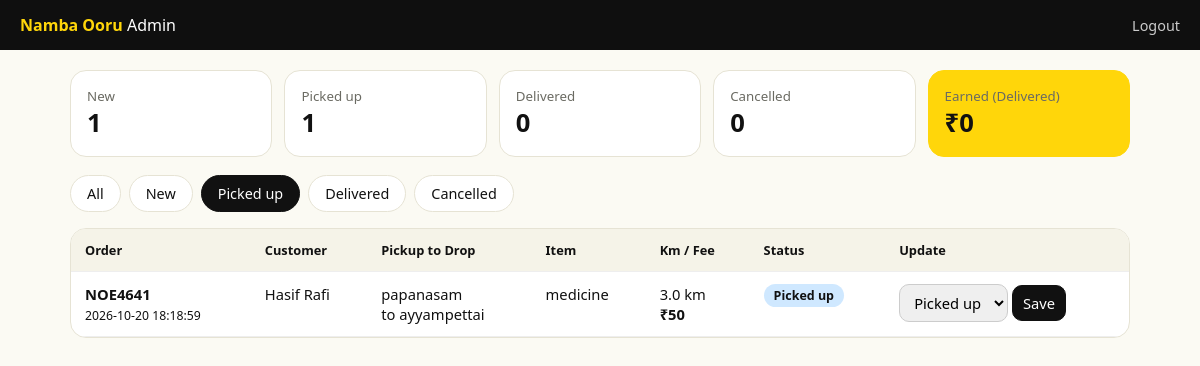
Page /admin?status=Picked+up (signed in) on the committed database.
### tables this page shows
CREATE TABLE orders (
                id INTEGER PRIMARY KEY AUTOINCREMENT,
                code TEXT UNIQUE,
                name TEXT,
                pickup TEXT,
                drop_loc TEXT,
                item TEXT,
                km REAL,
                fee INTEGER,
                status TEXT DEFAULT 'New',
                created_at TEXT DEFAULT CURRENT_TIMESTAMP
            );

### app.py (the view)
@app.route("/admin")
def admin():
    if not is_admin():
        return redirect(url_for("admin_login"))
    selected = request.args.get("status", "")
    with get_db() as db:
        if selected in STATUSES:
            orders = db.execute(
                "SELECT * FROM orders WHERE status=? ORDER BY id DESC", (selected,)
            ).fetchall()
        else:
            orders = db.execute("SELECT * FROM orders ORDER BY id DESC").fetchall()
        counts = {s: 0 for s in STATUSES}
        for row in db.execute("SELECT status, COUNT(*) c FROM orders GROUP BY status"):
            counts[row["status"]] = row["c"]
        earned = db.execute(
            "SELECT COALESCE(SUM(fee),0) FROM orders WHERE status='Delivered'"
        ).fetchone()[0]
    return render_template("admin.html", orders=orders, statuses=STATUSES,
                           counts=counts, selected=selected, earned=earned)

### app.py (called while the page is built)
def get_db():
    conn = sqlite3.connect(DB)
    conn.row_factory = sqlite3.Row
    return conn

def is_admin():
    return session.get("admin") is True

### templates/admin.html (shortened to what this page needs)
<!doctype html>
<html lang="en">
<head>
</head>
<body>
<header>
  <span><b>Namba Ooru</b> Admin</span>
  <a href="{{ url_for('admin_logout') }}">Logout</a>
</header>
<main>
  <div class="stats">
    {% for s in statuses %}
    <div class="stat"><small>{{ s }}</small><b>{{ counts[s] }}</b></div>
    {% endfor %}
    <div class="stat y"><small>Earned (Delivered)</small><b>₹{{ earned }}</b></div>
  </div>
  <div class="tabs">
    <a href="{{ url_for('admin') }}" class="{{ 'on' if not selected }}">All</a>
    {% for s in statuses %}
    <a href="{{ url_for('admin', status=s) }}" class="{{ 'on' if selected == s }}">{{ s }}</a>
    {% endfor %}
  </div>
  <div class="wrapt">
    {% if orders %}
    <table>
      <tr><th>Order</th><th>Customer</th><th>Pickup to Drop</th><th>Item</th><th>Km / Fee</th><th>Status</th><th>Update</th></tr>
      {% for o in orders %}
      <tr>
        <td><span class="code">{{ o.code }}</span><br><small>{{ o.created_at }}</small></td>
        <td>{{ o.name or "-" }}</td>
        <td>{{ o.pickup }}<br>to {{ o.drop_loc }}</td>
        <td>{{ o.item }}</td>
        <td>{{ o.km }} km<br><b>₹{{ o.fee }}</b></td>
        <td><span class="pill {{ o.status.split()[0] }}">{{ o.status }}</span></td>
        <td>
          <form method="post" action="{{ url_for('admin_status', order_id=o.id) }}">
            <select name="status">
              {% for s in statuses %}
              <option value="{{ s }}" {{ 'selected' if s == o.status }}>{{ s }}</option>
              {% endfor %}
            </select>
            <button type="submit">Save</button>
          </form>
        </td>
      </tr>
      {% endfor %}
    </table>
    {% else %}
    <div class="empty">No orders here yet.</div>
    {% endif %}
  </div>
</main>
</body>
</html>

### templates/admin.html (style rules this page uses)
* { box-sizing:border-box }
body { margin:0;background:#fbfaf3;font-family:"Segoe UI",sans-serif;color:#111 }
header { background:#0f0f0f;color:#fff;padding:14px 20px;display:flex;justify-content:space-between;align-items:center }
header b { color:#FFD60A }
header a { color:#ccc;text-decoration:none;font-size:.9rem }
main { max-width:1100px;margin:0 auto;padding:20px }
.stats { display:grid;grid-template-columns:repeat(auto-fit,minmax(140px,1fr));gap:12px;margin-bottom:18px }
.stat { background:#fff;border:1px solid #e6e3d4;border-radius:16px;padding:16px }
.stat small { color:#6b6b63;display:block }
.stat b { font-size:1.6rem }
.stat.y { background:#FFD60A;border-color:#FFD60A }
.tabs { display:flex;gap:8px;flex-wrap:wrap;margin-bottom:16px }
.tabs a { padding:8px 16px;border-radius:999px;background:#fff;border:1px solid #e6e3d4;text-decoration:none;color:#111;font-size:.9rem }
.tabs a.on { background:#111;color:#fff;border-color:#111 }
.wrapt { overflow-x:auto;background:#fff;border:1px solid #e6e3d4;border-radius:16px }
table { width:100%;border-collapse:collapse;min-width:820px }
th,td { padding:12px 14px;text-align:left;border-bottom:1px solid #eee;vertical-align:top;font-size:.92rem }
th { background:#f5f3e8;font-size:.8rem }
.code { font-weight:700 }
.pill { display:inline-block;padding:3px 10px;border-radius:999px;font-size:.78rem;font-weight:700 }
.Picked { background:#cfe8ff }
select,button { font:inherit;padding:7px 10px;border-radius:10px;border:1px solid #ccc }
button { background:#111;color:#fff;border-color:#111;cursor:pointer }

### rows in the picture
orders: status "New", id "1"
orders: code "NOE4641", created_at "2026-10-20 18:18:59", name "Hasif Rafi", pickup "papanasam", drop_loc "ayyampettai", item "medicine", km "3.0", fee "50", status "Picked up"

### other values in the picture
{{ s }} "Picked up" "Delivered" "Cancelled"
{{ counts[s] }} "1" "0" "0"
{{ earned }} "0"
{{ s }} "New" "Picked up" "Delivered" "Cancelled"
form field status "Picked up"
